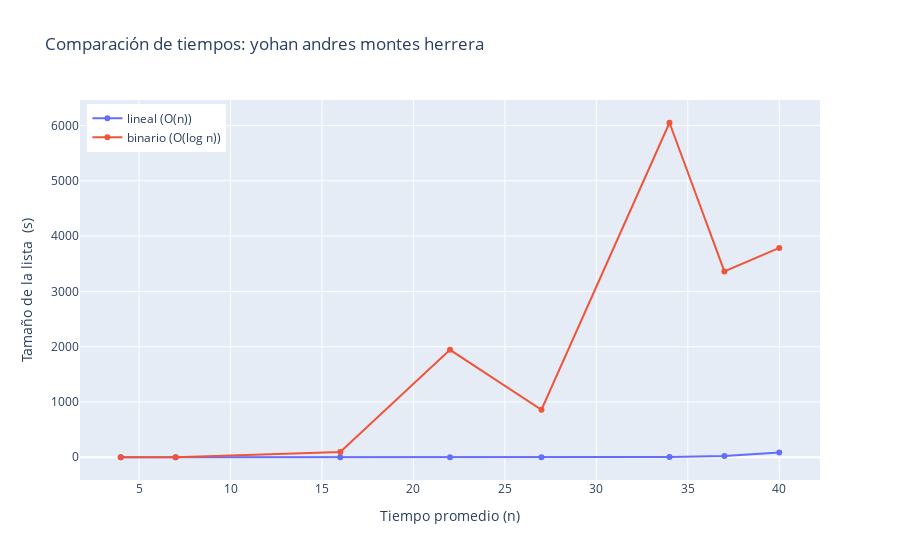

Notebook cell for this chart:
### Code cell
import plotly.graph_objs as go
# Datos de ejemplo obtenidos de la celda anterior (ajusta si tienes otros valores):
sizes2 = [4, 7, 16, 22, 27, 34, 37, 40]#sizes = [1_000, 5_000, 10_000, 20_000]

for n in sizes2:
    data = sorted(rand_list(n, unique=True))
    print(f"\nLista ordenada de {n} elementos")
    target = data[-1]  # peor caso aprox. para lineal
    mean_lin, s_lin = timeit(linear_search, data, target, repeat=8)
    mean_bin, s_bin = timeit(binary_search, data, target, repeat=8)
    vector_rec.append(peak_r)
    vector_time.append(t_r)
fig = go.Figure()
fig.add_trace(go.Scatter(x=sizes2, y=vector_time, mode='lines+markers', name='lineal (O(n))'))
fig.add_trace(go.Scatter(x=sizes2, y=vector_rec, mode='lines+markers', name='binario (O(log n))'))
fig.update_layout(title='Comparación de tiempos: yohan andres montes herrera ',
                  xaxis_title='Tiempo promedio (n)',
                  yaxis_title='Tamaño de la lista  (s)',
                  legend=dict(x=0.01, y=0.99))

### Figure 1 — Plotly figure (JSON) as saved in the notebook; plotly's stock layout.template omitted (floating-point values rounded to 4 significant figures)
{"data": [{"mode": "lines+markers", "name": "lineal (O(n))", "type": "scatter", "x": [4, 7, 16, 22, 27, 34, 37, 40], "y": [1.37e-05, 1.71e-05, 0.0007822, 0.01646, 0.1832, 5.41, 22.04, 85.92, 85.92, 85.92, 85.92, 85.92, 85.92, 85.92, 85.92, 85.92, 85.92, 85.92, 85.92, 85.92, 85.92, 85.92, 85.92, 85.92]}, {"mode": "lines+markers", "name": "binario (O(log n))", "type": "scatter", "x": [4, 7, 16, 22, 27, 34, 37, 40], "y": [0, 0, 96, 1943, 859, 6051, 3362, 3787, 3787, 3787, 3787, 3787, 3787, 3787, 3787, 3787, 3787, 3787, 3787, 3787, 3787, 3787, 3787, 3787]}], "layout": {"legend": {"x": 0.01, "y": 0.99}, "title": {"text": "Comparación de tiempos: yohan andres montes herrera "}, "xaxis": {"title": {"text": "Tiempo promedio (n)"}}, "yaxis": {"title": {"text": "Tamaño de la lista  (s)"}}}}
